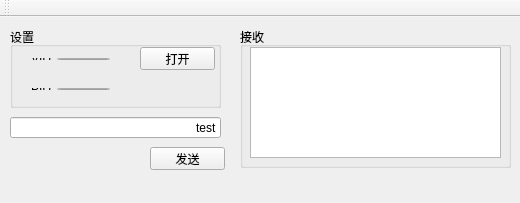
<?xml version="1.0" encoding="UTF-8"?>
<ui version="4.0">
 <class>MainWindow</class>
 <widget class="QMainWindow" name="MainWindow">
  <property name="geometry">
   <rect>
    <x>0</x>
    <y>0</y>
    <width>520</width>
    <height>203</height>
   </rect>
  </property>
  <property name="maximumSize">
   <size>
    <width>520</width>
    <height>220</height>
   </size>
  </property>
  <property name="windowTitle">
   <string>MainWindow</string>
  </property>
  <widget class="QWidget" name="centralWidget">
   <widget class="QGroupBox" name="groupBox">
    <property name="geometry">
     <rect>
      <x>240</x>
      <y>10</y>
      <width>271</width>
      <height>141</height>
     </rect>
    </property>
    <property name="title">
     <string>接收</string>
    </property>
    <widget class="QTextEdit" name="te_recv">
     <property name="geometry">
      <rect>
       <x>10</x>
       <y>20</y>
       <width>251</width>
       <height>111</height>
      </rect>
     </property>
    </widget>
   </widget>
   <widget class="QGroupBox" name="groupBox_2">
    <property name="geometry">
     <rect>
      <x>10</x>
      <y>10</y>
      <width>211</width>
      <height>81</height>
     </rect>
    </property>
    <property name="title">
     <string>设置</string>
    </property>
    <widget class="QPushButton" name="pb_open">
     <property name="geometry">
      <rect>
       <x>130</x>
       <y>20</y>
       <width>75</width>
       <height>23</height>
      </rect>
     </property>
     <property name="text">
      <string>打开</string>
     </property>
    </widget>
    <widget class="QWidget" name="horizontalLayoutWidget">
     <property name="geometry">
      <rect>
       <x>10</x>
       <y>20</y>
       <width>101</width>
       <height>24</height>
      </rect>
     </property>
     <layout class="QHBoxLayout" name="horizontalLayout">
      <item>
       <widget class="QLabel" name="label">
        <property name="text">
         <string>VID</string>
        </property>
       </widget>
      </item>
      <item>
       <widget class="QLineEdit" name="le_vid">
        <property name="text">
         <string>4489</string>
        </property>
        <property name="alignment">
         <set>Qt::AlignRight|Qt::AlignTrailing|Qt::AlignVCenter</set>
        </property>
       </widget>
      </item>
     </layout>
    </widget>
    <widget class="QWidget" name="horizontalLayoutWidget_2">
     <property name="geometry">
      <rect>
       <x>10</x>
       <y>50</y>
       <width>101</width>
       <height>24</height>
      </rect>
     </property>
     <layout class="QHBoxLayout" name="horizontalLayout_2">
      <item>
       <widget class="QLabel" name="label_2">
        <property name="text">
         <string>PID</string>
        </property>
       </widget>
      </item>
      <item>
       <widget class="QLineEdit" name="le_pid">
        <property name="text">
         <string>8980</string>
        </property>
        <property name="alignment">
         <set>Qt::AlignRight|Qt::AlignTrailing|Qt::AlignVCenter</set>
        </property>
       </widget>
      </item>
     </layout>
    </widget>
   </widget>
   <widget class="QPushButton" name="pb_send">
    <property name="geometry">
     <rect>
      <x>150</x>
      <y>130</y>
      <width>75</width>
      <height>23</height>
     </rect>
    </property>
    <property name="text">
     <string>发送</string>
    </property>
   </widget>
   <widget class="QLineEdit" name="le_send">
    <property name="geometry">
     <rect>
      <x>10</x>
      <y>100</y>
      <width>211</width>
      <height>21</height>
     </rect>
    </property>
    <property name="text">
     <string>test</string>
    </property>
    <property name="alignment">
     <set>Qt::AlignRight|Qt::AlignTrailing|Qt::AlignVCenter</set>
    </property>
   </widget>
  </widget>
  <widget class="QMenuBar" name="menuBar">
   <property name="geometry">
    <rect>
     <x>0</x>
     <y>0</y>
     <width>520</width>
     <height>17</height>
    </rect>
   </property>
  </widget>
  <widget class="QToolBar" name="mainToolBar">
   <attribute name="toolBarArea">
    <enum>TopToolBarArea</enum>
   </attribute>
   <attribute name="toolBarBreak">
    <bool>false</bool>
   </attribute>
  </widget>
 </widget>
 <layoutdefault spacing="6" margin="11"/>
 <resources/>
 <connections/>
</ui>
